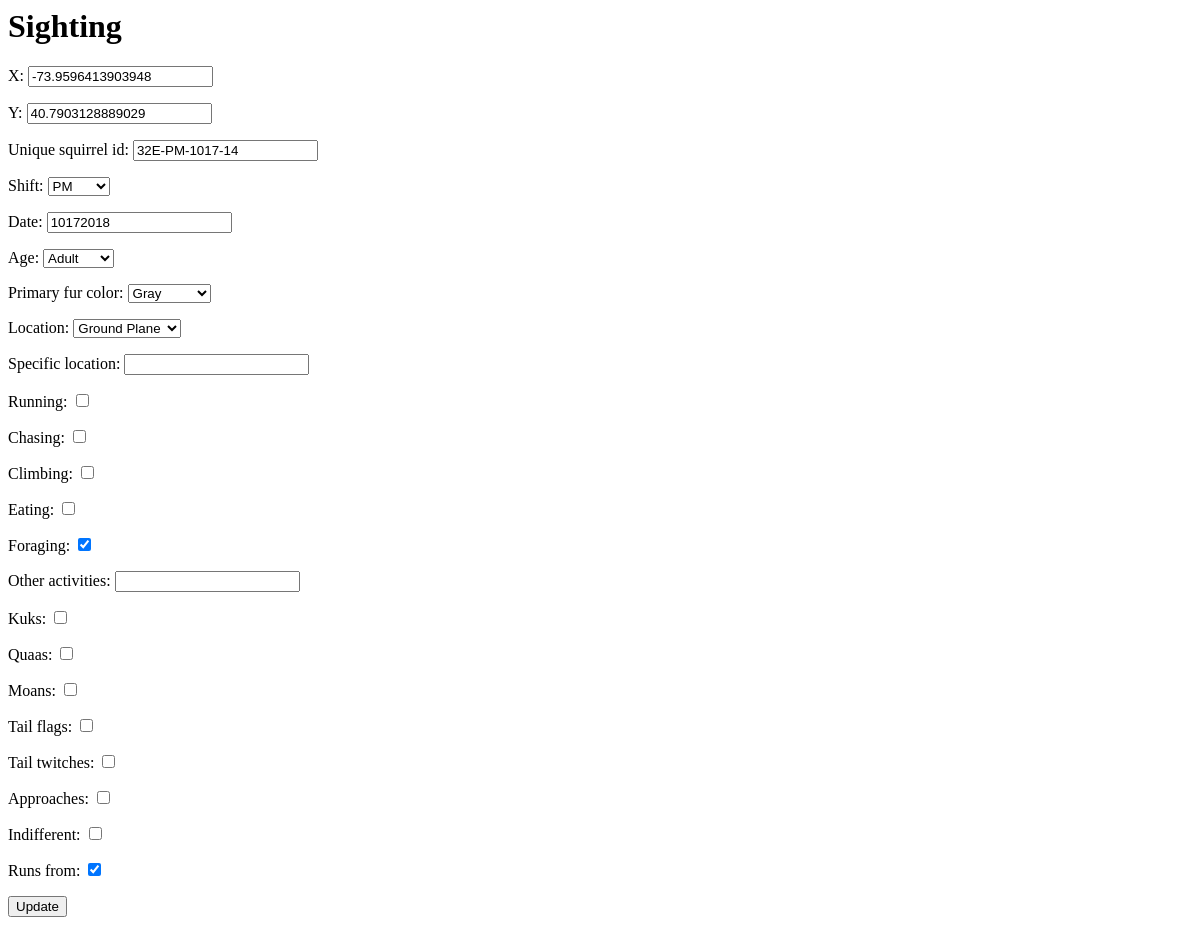
The app's page /sightings/32E-PM-1017-14/, older data.
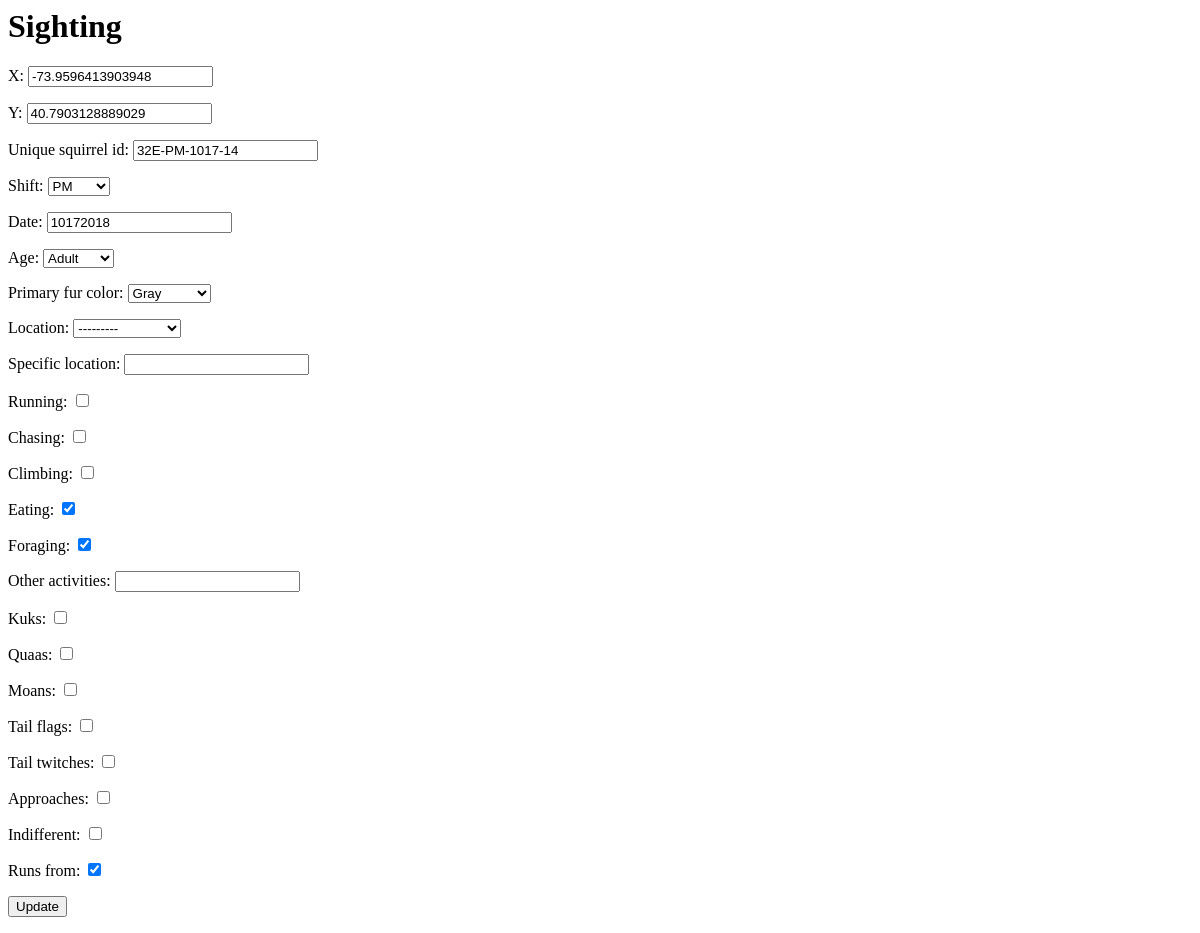
The same page, newer data.
### tracker/models.py (models this page shows, shortened)
class Squirrel(models.Model):
    x = models.FloatField(
            blank =True,
            null=True,
             )
    y = models.FloatField(
            blank =True,
            null = True,
            )
    unique_squirrel_id = models.CharField(
           primary_key=True,
           max_length=15,
           )
    AM = 'AM'
    PM = 'PM'
    SHIFT_CHOICES = (
            (AM, 'AM'),
            (PM, 'PM'),
            )
    shift = models.CharField(
            choices = SHIFT_CHOICES,
            blank=True,
            max_length=2,
            )
    date = models.IntegerField(
            null=True, blank=True,
            )
    ADULT = 'Adult'
    JUVENILE = 'Juvenile'
    AGE_CHOICES = (
            (ADULT, 'Adult'),
            (JUVENILE, 'Juvenile'),
            )
    age = models.CharField(
            choices = AGE_CHOICES,
            blank=True,
            max_length=10,
            )
    GRAY = 'Gray'
    CINNAMON = 'Cinnamon'
    BLACK  ='Black'
    FUR_CHOICES = (
        (GRAY, 'Gray'),
        (CINNAMON, 'Cinnamon'),
        (BLACK, 'Black'),
    )
    primary_fur_color = models.CharField(
            choices = FUR_CHOICES,
            blank=True,
            max_length=10,
            )
    GROUND_PLANE = 'Ground Plane'
    ABOVE_GROUND = 'Above Ground'
    LOCATION_CHOICES =(
            (GROUND_PLANE, 'Ground Plane'),
            (ABOVE_GROUND, 'Above Ground')
            )
    location = models.CharField(
            choices = LOCATION_CHOICES,
            blank=True,
            max_length=20,
            )
    specific_location = models.CharField(
            blank=True,
            max_length=255,
            )
    running = models.BooleanField(
            default=False)
    chasing = models.BooleanField(
            default=False)
    climbing = models.BooleanField(
            default=False)
    eating = models.BooleanField(
            default=False)
    foraging = models.BooleanField(
            default=False)
    other_activities = models.CharField(
            blank=True,
            max_length=255,
            )
    kuks = models.BooleanField(
            default=False)
    quaas = models.BooleanField(
            default=False)
    moans = models.BooleanField(
            default=False)
    tail_flags = models.BooleanField(
            default=False)
    tail_twitches = models.BooleanField(
            default=False)
    approaches = models.BooleanField(
           default=False)
    indifferent = models.BooleanField(
            default=False)
    runs_from = models.BooleanField(
            default=False)

### tracker/views.py (the view)
# urls.py: path('<str:unique_squirrel_id>/', views.sighting_update),
def sighting_update(request, unique_squirrel_id):
    squirrel = Squirrel.objects.get(unique_squirrel_id=unique_squirrel_id)
    if request.method == 'POST':
        form = SightingForm(request.POST,instance=squirrel)
        if form.is_valid():
            form.save()
            return redirect(f'/sightings/{unique_squirrel_id}')
    else:
        form = SightingForm(instance=squirrel)
    context = {
            'form':form,
            }
    return render(request, 'tracker/edit.html', context)

### tracker/forms.py
class SightingForm(ModelForm):
   class Meta:
       model = Squirrel
       fields =  '__all__'

### tracker/templates/tracker/edit.html (shortened to what this page needs)
<!doctype>
<html>
  <body>
    <h1>Sighting {{sighting.unique_squirrel_id}}</h1>
    <form method = "POST">
      {{ form.as_p }}
      <input type="submit" value="Update">
    </form>
</html>

Row changes from the older to the newer data that the page shows:
changed Squirrel "32E-PM-1017-14": location "Ground Plane" → "---------"; eating "☐" → "☑"
